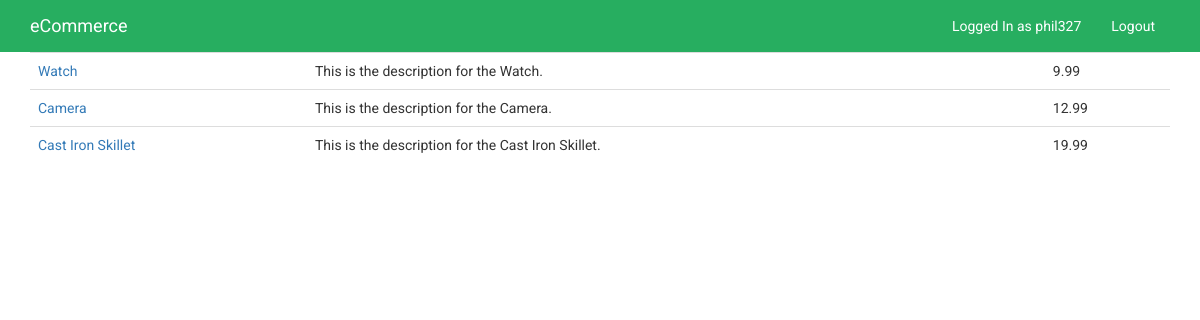
The page /products/ (signed in) on the database its author committed.
### products/models.py (models this page shows, shortened)
class Product (models.Model):
	title = models.CharField(max_length=120)
	description = models.TextField(blank=True, null=True)
	price = models.DecimalField(decimal_places= 2, max_digits=20)
	active = models.BooleanField(default=True)
	categories = models.ManyToManyField('Category', blank=True)
	default = models.ForeignKey('Category', related_name='default_category', null=True, blank=True)
	objects = ProductManager()
	def get_absolute_url(self):
		return reverse("product_detail", kwargs={"pk": self.pk})

### products/views.py (the view)
class ProductListView(ListView):
	model = Product
	def get_context_data(self, *args, **kwargs):
		context = super(ProductListView, self).get_context_data(*args, **kwargs)
		context["now"] = timezone.now()
		context["query"] = self.request.GET.get("q")
		return context
	def get_queryset(self, *args, **kwargs):
		qs = super(ProductListView, self).get_queryset(*args, **kwargs)
		query = self.request.GET.get("q")
		if query:
			qs = self.model.objects.filter(
				Q(title__icontains=query) |
				Q(description__icontains=query)
				)
		return qs

### products/models.py (called while the page is built)
	def active(self):
		return self.filter(active=True)

	def get_queryset(self):
		return ProductQuerySet(self.model, using=self.db)

	def all(self, *args, **kwargs):
		return self.get_queryset().active()

### products/templates/products/product_list.html
{% extends 'base.html' %}
{% block content %}
<table class='table'>
{% for product in product_list %}
<tr>
<td><a href='{{ product.get_absolute_url }}'>{{product.title}}</a></td>
<td>{{product.description}}</td>
<td>{{product.price}}</td>
</tr>
{% endfor %}
{% endblock %}

### templates/navbar.html (shortened to what this page needs)
<nav class="navbar navbar-default">
  <div class="container">
    <div class="navbar-header">
      <a class="navbar-brand" href="/">eCommerce</a>
    </div>
    <div class="collapse navbar-collapse" id="bs-example-navbar-collapse-1">
      <ul class="nav navbar-nav navbar-right">
        {% if request.user.is_authenticated %}
          <li><a href=''>Logged In as {{request.user}}</a></li>
          <li><a href="{% url 'auth_logout' %}">Logout</a></li>
        {% endif %}
      </ul>
    </div>
  </div>
</nav>

### static/css/custom.css (style rules this page uses)
body { font-family: 'Roboto', sans-serif; }
.navbar { margin-bottom: 0; background-color: #27ae60; border: 1px solid #27ae60; border-radius: 0; }
.navbar-default .navbar-brand { color: #fff; }
.navbar-collapse .navbar-nav>li>a { color: #fff; }

### rows shown on the page
Product: title "Watch", description "This is the description for the Watch.", price "9.99"
Product: title "Camera", description "This is the description for the Camera.", price "12.99"
Product: title "Cast Iron Skillet", description "This is the description for the Cast Iron Skillet.", price "19.99"

### other values the page prints
{{ request.user }} "phil327"
